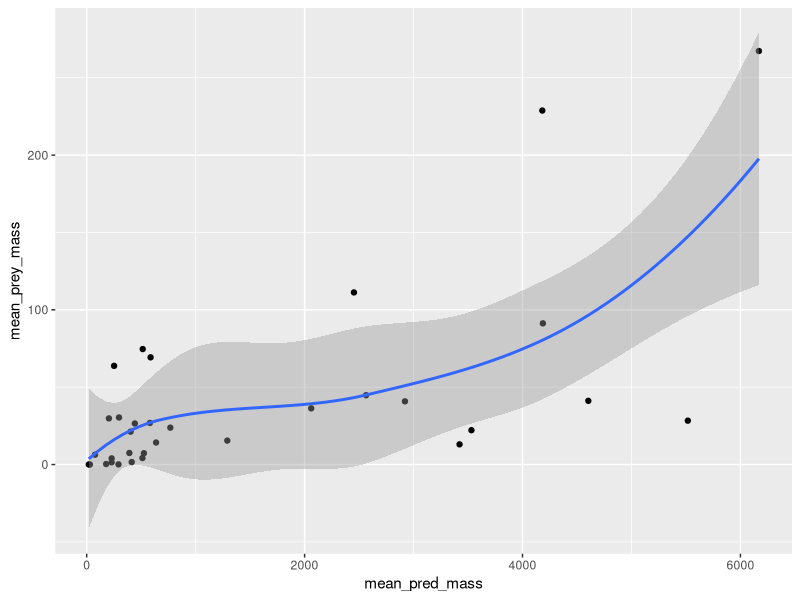
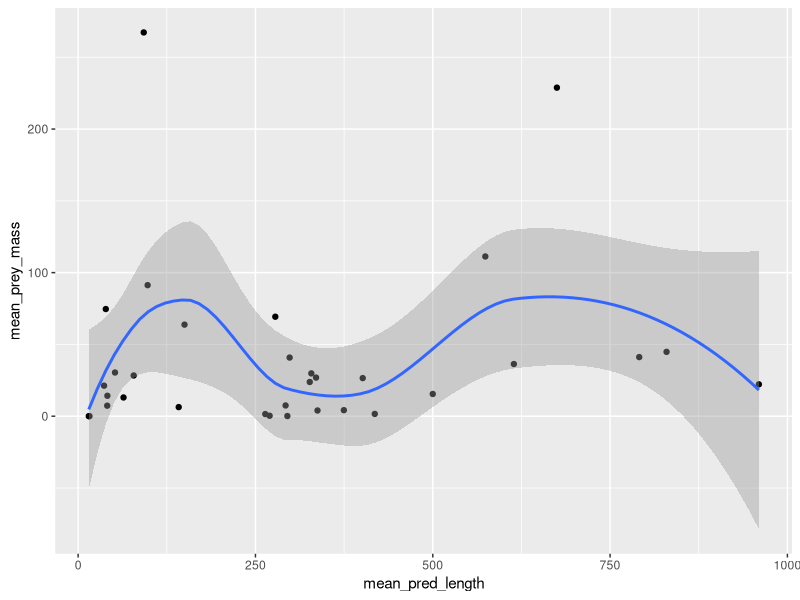

Write R code to recreate these figures, in order.
## ---- chunk 1
library(tidyverse)
## ---- chunk 2
# download.file(
#     'http://www.esapubs.org/archive/ecol/E089/051/Predator_and_prey_body_sizes_in_marine_food_webs_vsn4.txt',
#     "data/predator_prey_body_size.txt"
#     )
# pred_prey <- read_tsv("data/predator_prey_body_size.txt")
# pred_prey <- sample_n(pred_prey, 1000)
# write_tsv(pred_prey, "data/predator_prey_body_size.txt")
pred_prey <- read_tsv("data/predator_prey_body_size.txt")
## ---- chunk 3
colnames(pred_prey) <- tolower(gsub(' ', '_', colnames(pred_prey)))

# Only adults and some columns of interest
adult_pred_food <- pred_prey %>% 
    mutate(predator_lifestage = tolower(predator_lifestage)) %>% # Mix of upper and lower case...
    filter(predator_lifestage == 'adult') %>% 
    select(predator_common_name, predator_length, prey_mass, predator_mass)

# Summarize data to plot
plot_data <- adult_pred_food %>% 
    group_by(predator_common_name) %>% 
    summarize(
        mean_pred_mass = mean(predator_mass),
        mean_prey_mass = mean(prey_mass),
        mean_pred_length = mean(predator_length)) %>% 
    filter(mean_pred_mass < 8000) # "outliers"

# Plot pred weight vs prey weight
ggplot(plot_data, aes(x = mean_pred_mass, y = mean_prey_mass)) +
    geom_point() +
    geom_smooth()

# Plot pred length vs prey weight
ggplot(plot_data, aes(x = mean_pred_length, y = mean_prey_mass)) +
    geom_point() +
    geom_smooth()
